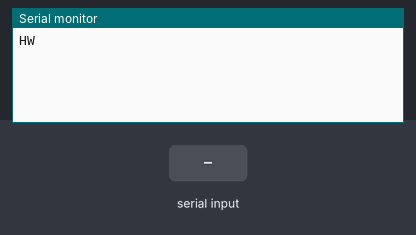
Simulated run of this sketch. Board: Arduino Uno, built with avr-gcc and run on an emulated ATmega328P. Shown: the last lines printed to the serial monitor. The test bench sets the inputs (shaded band).

Above: at 2.2 s.
2.3 s: "90 45\n" received over Serial
At 2.8 s:
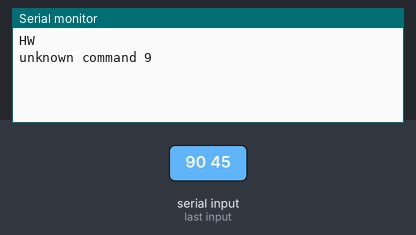
3.8 s: "s90\n" received over Serial
At 5.0 s:
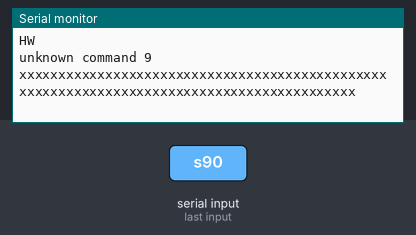
5.3 s: "s 45\n" received over Serial
At 6.3 s:
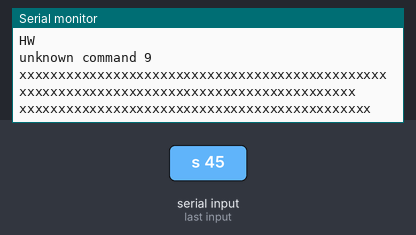

The sketch:

serialtest.ino
```cpp
char *iptr;
int icnt;
char lbuf[1280];
int mode;

#define	SENDING	1
#define	LISTENING 2

static void readytoread() {
  iptr = lbuf;
  icnt = 0;
  mode = LISTENING;
}

/*
   returns TRUE if we've just read a complete input line (NL terminated)
*/
static int readline() {
  int c;
  if (Serial.available() < 1)
    return 0;

  c = Serial.read();
  if (c < 0)
    return 0;

  if (c == '\n') {
    *iptr = '\0';
    return 1;
  }

  if (icnt < sizeof lbuf - 1) {
    *iptr++ = c;
    icnt++;
  }
  return 0;
}

/*
   Set up a string to be written
*/
static void writestring(char *s) {
  strncpy(lbuf, s, sizeof lbuf - 1);
  lbuf[sizeof lbuf - 1] = '\0';
  iptr = lbuf;
  mode = SENDING;
}

/*
   processing writing the buffer.
   Returns true on buffer empty
*/
static int writeline() {
  if (*iptr == '\0')
    return 1;
  if (Serial.availableForWrite() >= 1)
    Serial.write(*iptr++);
  return 0;
}

/*
   Process commands sent from the host
*/

/*
   The 's' command takes a numeric argument -- how many bytes
   to send back to the host.  Plus one more, the '\n'.
   truncated to fit into the lbuf
*/
static void sendcmd() {
  char *p;
  int n;

  while (*iptr == ' ')
    iptr++;

  n = atoi(iptr);
  if (n <= 0)
    return;

  if (n >= sizeof lbuf - 1)
    n = sizeof lbuf - 2;

  for (p = lbuf; n-- > 0; )
    *p++ = 'x';
  *p++ = '\n';
  *p = '\0';
  iptr = lbuf;
  mode = SENDING;
}

static void command() {
  char c;
  char *p;

  iptr = lbuf;
  switch (c = *iptr++) {
    case 's':
      sendcmd();
      break;
    default:
      writestring("unknown command ");
      p = lbuf + strlen(lbuf);
      *p++ = c;
      *p++ = '\n';
      *p = '\0';
      break;
  }
}

void setup() {
  Serial.begin(9600);
  while (!Serial);
  delay(1000);  // wait a bit
  writestring("HW\n");
}

void loop() {
  if (mode == SENDING)
    if (writeline())
      readytoread();
  if (mode == LISTENING)
    if (readline())
      command();
}
```

Measured:
- after the input at 2.3 s, the serial monitor: prints a new line at once (image 1)
- after the input at 3.8 s, the serial monitor: prints a new line at once (image 2)
- after the input at 5.3 s, the serial monitor: prints a new line at once (image 3)
